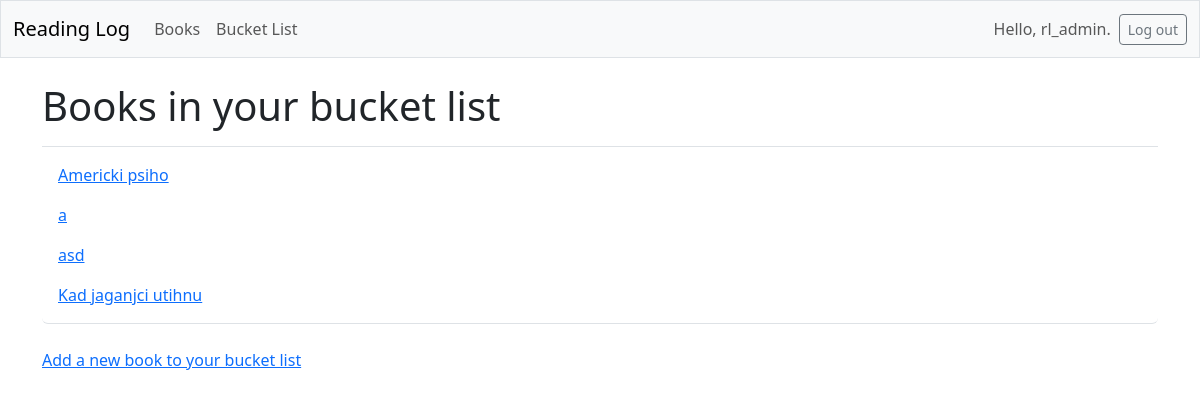
The app's page /bucket_list/ (signed in) with its own data.
### reading_log/models.py (models this page shows, shortened)
class Book(models.Model):
    text = models.CharField(max_length=200)
    date_added = models.DateTimeField(auto_now_add=True)
    owner = models.ForeignKey(User, on_delete=models.CASCADE)
    in_bucket_list = models.BooleanField(default=False)

### reading_log/views.py (the view)
# urls.py: path('bucket_list/', views.books_in_bucket_list, name='bucket_list'),
@login_required
def books_in_bucket_list(request):
    books_in_list = Book.objects.filter(owner=request.user, in_bucket_list=True).order_by('date_added')
    context = {'books_in_list': books_in_list}
    return render(request, 'reading_log/bucket_list.html', context)

### reading_log/templates/reading_log/bucket_list.html
{% extends 'reading_log/base.html' %}
{% block page_header %}
  <h1>Books in your bucket list</h1>
{% endblock page_header %}
{% block content %}
  <ul class="list-group border-bottom pb-2 mb-4">
    {% for bucket_list_item in books_in_list %}
      <li class="list-group-item border-0">
        <a href="{% url 'reading_log:bucket_list_item' bucket_list_item.id %}">
          {{ bucket_list_item.text }}</a>
      </li>
    {% empty %}
      <li class="list-group-item border-0">No books have been added yet.</li>
    {% endfor %}
  </ul>
  <a href="{% url 'reading_log:new_bucket_list_item' %}">Add a new book to your bucket list</a>
{% endblock content %}

### reading_log/templates/reading_log/base.html (shortened to what this page needs)
<!doctype html>
<html lang="en">
<head>
  {% load django_bootstrap5 %}
  {% bootstrap_css %}
</head>
<body>
  <nav class="navbar navbar-expand-md navbar-light bg-light mb-4 border">
    <div class="container-fluid">
      <a class="navbar-brand" href="{% url 'reading_log:index' %}">
          Reading Log</a>
      <div class="collapse navbar-collapse" id="navbarCollapse">
        <ul class="navbar-nav me-auto mb-2 mb-md-0">
          <li class="nav-item">
            <a class="nav-link" href="{% url 'reading_log:books' %}">
              Books</a>
          </li>
          <li class="nav-item">
            <a class="nav-link" href="{% url 'reading_log:bucket_list' %}">
              Bucket List</a>
          </li>
        </ul>
        <ul class="navbar-nav ms-auto mb-2 mb-md-0">
          {% if user.is_authenticated %}
            <li class="nav-item">
              <span class="navbar-text me-2">Hello, {{ user.username }}.
                </span></li>
          {% endif %}
        </ul>
        {% if user.is_authenticated %}
          <form action="{% url 'accounts:logout' %}" method='post'>
            <button name='submit' class='btn btn-outline-secondary btn-sm'>
              Log out</button>
          </form>
        {% endif %}
      </div>
    </div>
  </nav>
  <main class="container">
    <div class="pb-2 mb-2 border-bottom">
      {% block page_header %}{% endblock page_header %}
    </div>
    <div>
      {% block content %}{% endblock content %}
    </div>
  </main>
</body>
</html>

### records on screen
Book: text "Americki psiho"
Book: text "a"
Book: text "asd"
Book: text "Kad jaganjci utihnu"

### other values on screen
{{ user.username }} "rl_admin"
